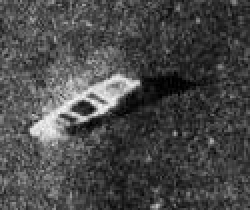
%> input picture data/images/ship_33.jpg, 125 x 105 px (shown 2 times larger)
$ octave k_means_sobel_edge.m   (GNU Octave 9; MATLAB toolbox functions it lacks are replaced by stand-ins)
%> lines starting %> are read from the running program, lines starting %| are printed output that depends on the picture; in (x1, y1, x2, y2) boxes, pixels count from 0 and x2, y2 are one past the last pixel; in counts of white or black regions, pixels touching at a corner belong together; the program's own positions count from 1
% сегментация с использованием подчеркивания контуров оператором Собеля и k-means кластеризации

clc; clear all; close all;

k_means_sobel_edge_alg("../data/images/ship_33.jpg")


function k_means_sobel_edge_alg(image_path)
%> called with image_path = '../data/images/ship_33.jpg'
    % Чтение изображения
    img = imread(image_path);
%> img is the input picture: size 105x125 uint8; min 0, max 248, mean 72.4
    if size(img, 3) == 3
        img = rgb2gray(img); % Преобразование в оттенки серого, если RGB
    end
    img = double(img);
%> img: size 105x125 double

    % Исходное изображение
    figure; imshow(img, []); title('Исходное изображение');

    % Этап 1: Подчеркивание контуров
    fprintf('Подчеркивание контуров...\n');
    edges = edge(img, 'Sobel'); % Применяем оператор Собеля
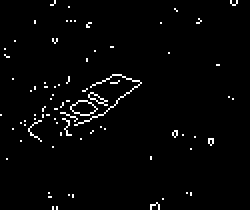
%> edges: size 105x125 logical (shown 2 times larger); 2.2% white in thin lines or dots
    figure; imshow(edges, []); title('Контуры (Sobel)');

    % Этап 2: Фильтрация с использованием адаптивного размытия
    fprintf('Применение адаптивного размытия...\n');
    filtered_img = adaptive_blur(img, edges);
%> after the loop in adaptive_blur, `for r = 1:rows`:
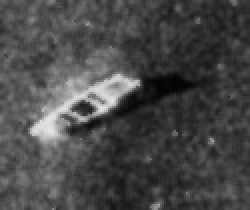
%> filtered_img: size 105x125 double (shown 2 times larger); min 2.33, max 228.1, mean 72.4
%> after the loop in adaptive_blur, `for r = 1:rows`: neighbors = [63 31; 93 79]
    figure; imshow(filtered_img, []); title('После фильтрации (адаптивное размытие)');

    % Этап 3: Грубая сегментация (например, k-means)
    fprintf('Выполнение грубой сегментации...\n');
    num_clusters = 3; % Три класса: объект, тень, фон
    [cluster_idx, cluster_centers] = kmeans(filtered_img(:), num_clusters, ...
        'MaxIter', 100, 'Replicates', 3);
%> cluster_centers = [49.18; 178; 89.62]
    clustered_img = reshape(cluster_idx, size(filtered_img));
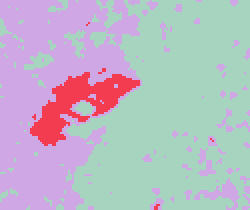
%> clustered_img: size 105x125 double (shown 2 times larger); 3 distinct labels, from 1 to 3; one colour per label, 0 black
    figure; imagesc(clustered_img); colormap('jet'); colorbar; title('Грубая сегментация (k-means)');
%> after `title('Грубая сегментация (k-means)')`:
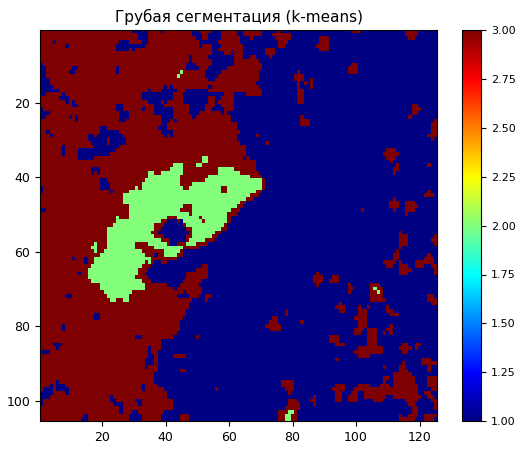
%> figure redrawn from the program's plot data

    % Этап 4: Бинаризация на основе k-means
    [~, object_class] = max(cluster_centers);
%> object_class = 2
    binary_mask = clustered_img == object_class;
%> binary_mask: size 105x125 logical; 6.2% white; 6 white regions (5 under 20 px), largest, box (x1, y1, x2, y2) and area: (15, 36, 70, 73) 793

    binary_mask = imclose(binary_mask, strel('square', 5)); % Закрытие пробелов
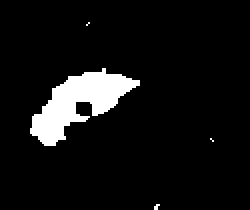
%> binary_mask: size 105x125 logical (shown 2 times larger); 7.3% white; 4 white regions (3 under 20 px), largest, box (x1, y1, x2, y2) and area: (15, 34, 70, 73) 943
    binary_mask = bwareaopen(binary_mask, 100); % Удаление мелких объектов
%> binary_mask: size 105x125 logical; 7.2% white; 1 white region

    figure; imshow(binary_mask, []); title('Бинаризация (на основе k-means)');

    % Этап 5: Нахождение объекта на основе маски
    fprintf('Выделение объекта...\n');
    extracted_object = img .* binary_mask; % Применение маски к исходному изображению
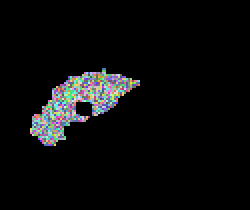
%> extracted_object: size 105x125 double (shown 2 times larger); 181 distinct labels, from 0 to 248; one colour per label, 0 black

    % Нахождение рамки объекта
    stats = regionprops(binary_mask, 'BoundingBox');
%> stats = 1 region; box (x1, y1, x2, y2): (15, 34, 70, 73)
    if ~isempty(stats)
        % Находим самый крупный объект (если их несколько)
        [~, largest_idx] = max(cellfun(@(x) x(3)*x(4), {stats.BoundingBox}));
%> largest_idx = 1
        bounding_box = stats(largest_idx).BoundingBox; % Рамка самого большого объекта
%> bounding_box = [15.5 34.5 55 39]
%> `k_means_sobel_edge_alg("../data/images/ship_33.jpg")`:
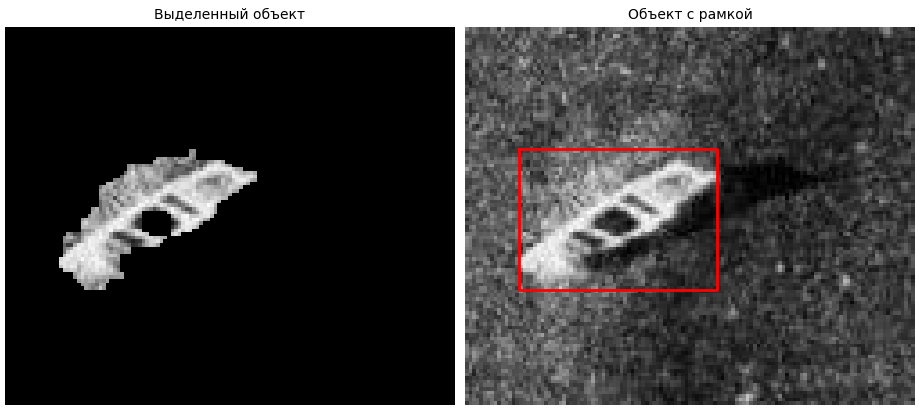
%> figure redrawn from the program's plot data, 2 panels
    else
        bounding_box = [];
    end

    % Визуализация выделенного объекта
    figure;
    subplot(1, 2, 1);
    imshow(extracted_object, []); title('Выделенный объект');

    subplot(1, 2, 2);
    imshow(img, []); title('Объект с рамкой');
    hold on;
    if ~isempty(bounding_box)
        rectangle('Position', bounding_box, 'EdgeColor', 'r', 'LineWidth', 2);
    end
end

function filtered_img = adaptive_blur(img, edges)
    % Примитивная реализация адаптивного размытия
    [rows, cols] = size(img);
    filtered_img = zeros(size(img));

    for r = 1:rows
        for c = 1:cols
            if edges(r, c) == 1
                filtered_img(r, c) = img(r, c); % Сохраняем детали, где есть контуры
            else
                % Размываем, если контур отсутствует
                % Используем окружающие пиксели для усреднения значения
                neighbors = img(max(r-1,1):min(r+1,rows), max(c-1,1):min(c+1,cols));
                filtered_img(r, c) = mean(neighbors(:)); % Среднее значение соседей
            end
        end
    end
end

$ run again, with data/images/others_264.jpg copied over data/images/ship_33.jpg
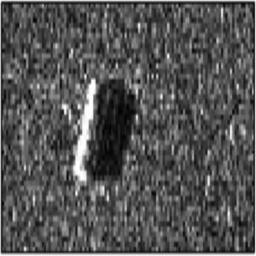
%> input picture data/images/others_264.jpg, 256 x 256 px
%> in k_means_sobel_edge_alg, img is the input picture: size 256x256 uint8; min 0, max 255, mean 83.7
%> img: size 256x256 double
%> edges: size 256x256 logical; 3.3% white in thin lines or dots
%> after the loop in adaptive_blur, `for r = 1:rows`: neighbors = [222 249; 249 251]
%> cluster_centers = [100.2; 58.45; 192.2]
%> clustered_img: size 256x256 double; 3 distinct labels, from 1 to 3
%> object_class = 3
%> in k_means_sobel_edge_alg, `extracted_object = img .* binary_mask;`:
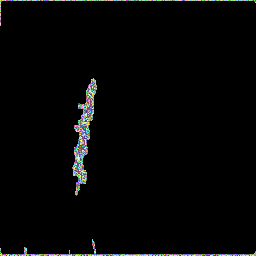
%> extracted_object: size 256x256 double; 168 distinct labels, from 0 to 255; one colour per label, 0 black
%> stats = 3 regions; box (x1, y1, x2, y2): (0, 0, 256, 26), (0, 239, 256, 256), (72, 78, 97, 196)
%> largest_idx = 1
%> bounding_box = [0.5 0.5 256 26]
%> `k_means_sobel_edge_alg("../data/images/ship_33.jpg")`:
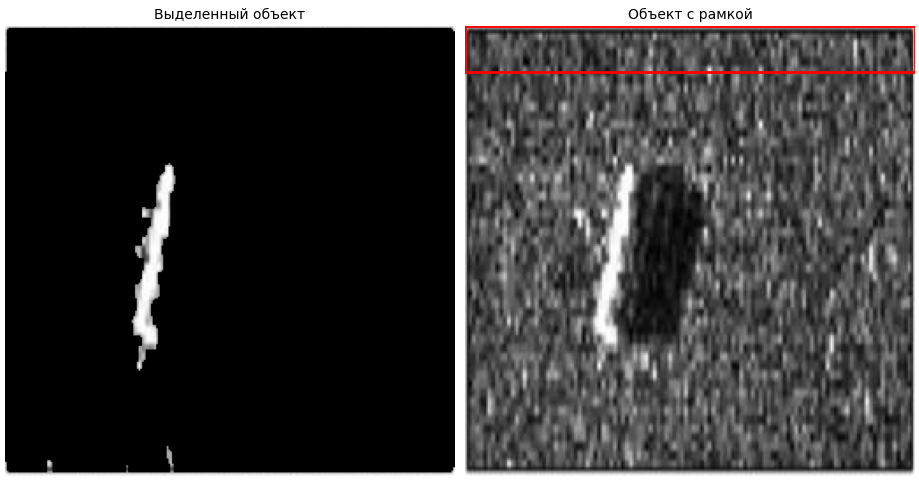
%> figure redrawn from the program's plot data, 2 panels
